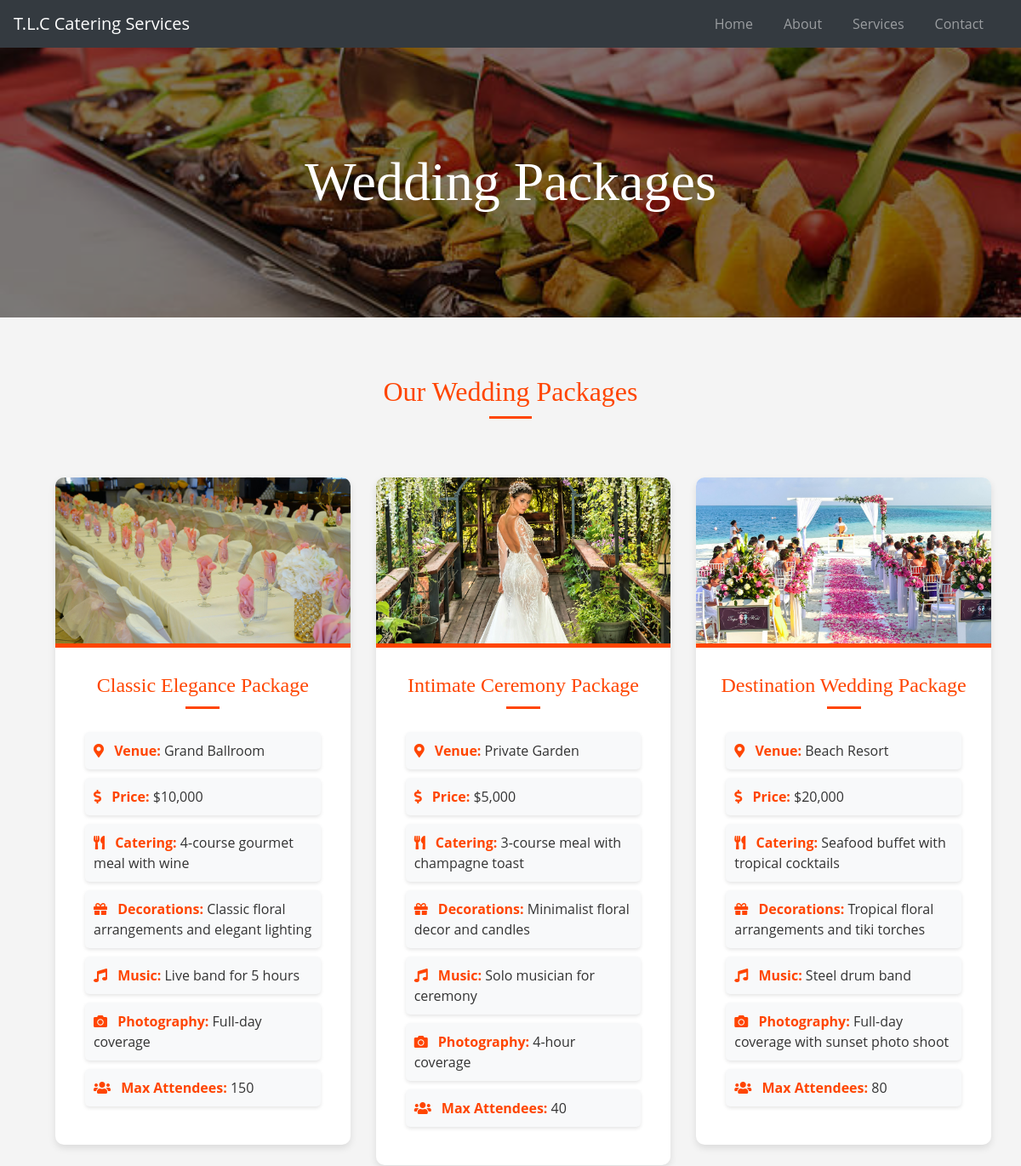
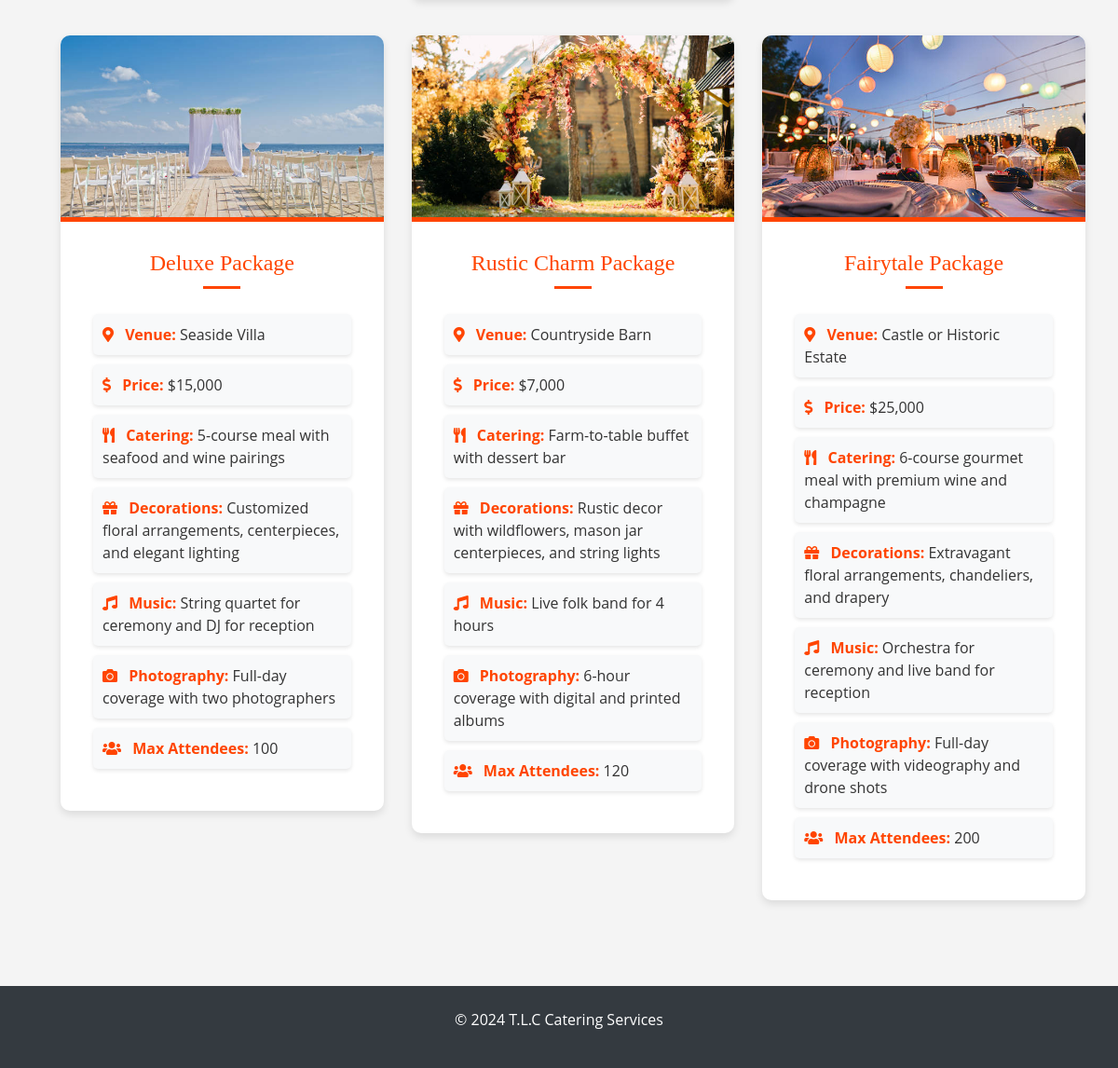
/wedding-packages, run on the app's committed database (2 pictures, top to bottom).
### tables this page shows
CREATE TABLE packages (
                packageID INTEGER PRIMARY KEY AUTOINCREMENT,
                name TEXT NOT NULL,
                description TEXT NOT NULL,
                type TEXT NOT NULL,
                image TEXT NOT NULL,
                max_attendees INTEGER NOT NULL DEFAULT 100
            );

### app.py (the view)
@app.route('/wedding-packages')
def wedding_packages():
    conn = get_db_connection()
    packages = conn.execute('SELECT * FROM packages WHERE type = ?', ('wedding',)).fetchall()
    conn.close()
    return render_template('wedding_packages.html', packages=packages)

### app.py (called while the page is built)
def get_db_connection():
    conn = sqlite3.connect(DATABASE)
    conn.row_factory = sqlite3.Row
    return conn

def regex_findall(value, pattern):
    return re.findall(pattern, value)

### templates/wedding_packages.html (shortened to what this page needs)
<!DOCTYPE html>
<html lang="en">
<head>
    <link href="https://stackpath.bootstrapcdn.com/bootstrap/4.5.2/css/bootstrap.min.css" rel="stylesheet">
    <link rel="stylesheet" href="{{ url_for('static', filename='style2.css') }}">
    <link rel="stylesheet" href="https://cdnjs.cloudflare.com/ajax/libs/font-awesome/5.15.4/css/all.min.css">
</head>
<body>
    <nav class="navbar navbar-expand-lg navbar-dark bg-dark">
        <a class="navbar-brand" href="/">T.L.C Catering Services</a>
        <div class="collapse navbar-collapse" id="navbarNav">
            <ul class="navbar-nav ml-auto">
                <li class="nav-item">
                    <a class="nav-link" href="/">Home</a>
                </li>
                <li class="nav-item">
                    <a class="nav-link" href="/about">About</a>
                </li>
                <li class="nav-item">
                    <a class="nav-link" href="/#services">Services</a>
                </li>
                <li class="nav-item">
                    {% if current_user.is_authenticated %}
                        <a class="nav-link" href="#" data-toggle="modal" data-target="#contactModal">Contact</a>
                    {% else %}
                        <a class="nav-link" href="#" onclick="showLoginMessage()">Contact</a>
                    {% endif %}
                </li>
            </ul>
        </div>
    </nav>
    <header class="hero-image">
        <div class="container text-center text-white">
            <h1>Wedding Packages</h1>
        </div>
    </header>
    <section id="wedding-packages" class="py-5">
        <div class="container">
            <h2 class="text-center mb-4">Our Wedding Packages</h2>
            <div class="row">
                {% for package in packages %}
                <div class="col-md-4">
                    <div class="card mb-4">
                        <img src="{{ url_for('static', filename='images/' ~ package['image']) }}" class="card-img-top" alt="{{ package['name'] }}">
                        <div class="card-body">
                            <h3 class="card-title">{{ package['name'] }}</h3>
                            <div class="package-details">
                                <div class="package-detail"><i class="fas fa-map-marker-alt"></i> <b>Venue:</b> {{ package['description'] | safe | regex_findall('<li><b>Venue:</b> (.*?)</li>') | first }}</div>
                                <div class="package-detail"><i class="fas fa-dollar-sign"></i> <b>Price:</b> {{ package['description'] | safe | regex_findall('<li><b>Price:</b> (.*?)</li>') | first }}</div>
                                <div class="package-detail"><i class="fas fa-utensils"></i> <b>Catering:</b> {{ package['description'] | safe | regex_findall('<li><b>Catering:</b> (.*?)</li>') | first }}</div>
                                <div class="package-detail"><i class="fas fa-gift"></i> <b>Decorations:</b> {{ package['description'] | safe | regex_findall('<li><b>Decorations:</b> (.*?)</li>') | first }}</div>
                                <div class="package-detail"><i class="fas fa-music"></i> <b>Music:</b> {{ package['description'] | safe | regex_findall('<li><b>Music:</b> (.*?)</li>') | first }}</div>
                                <div class="package-detail"><i class="fas fa-camera"></i> <b>Photography:</b> {{ package['description'] | safe | regex_findall('<li><b>Photography:</b> (.*?)</li>') | first }}</div>
                                <div class="package-detail"><i class="fas fa-users"></i> <b>Max Attendees:</b> {{ package['max_attendees'] }}</div>
                            </div>
                        </div>
                    </div>
                </div>
                {% endfor %}
            </div>
        </div>
    </section>
    <footer class="bg-dark text-white text-center py-4">
        <p>&copy; 2024 T.L.C Catering Services</p>
    </footer>
</body>
</html>

### static/style2.css (style rules this page uses)
body { font-family: 'Open Sans', sans-serif; background-color: #f4f4f4; color: #333; margin: 0; padding: 0; overflow-x: hidden; }
header { position: relative; background: url("/static/images/header-background.jpg") no-repeat center center; background-size: cover; color: white; padding: 100px 0; text-align: center; overflow: hidden; }
header::before { content: ''; position: absolute; top: 0; left: 0; right: 0; bottom: 0; background: rgba(0, 0, 0, 0.5); z-index: 1; animation: slideIn 1s ease-in-out; }
header h1 { margin: 0; font-size: 3.5em; font-family: 'Lobster', cursive; z-index: 2; position: relative; animation: fadeIn 2s ease-in-out; }
nav ul { list-style: none; padding: 0; margin: 0; text-align: center; }
nav ul li { display: inline; margin-right: 20px; }
nav ul li a { text-decoration: none; color: #fff; padding: 10px 20px; border-radius: 25px; transition: background-color 0.3s ease; }
section { padding: 50px 20px; }
h2 { text-align: center; margin-bottom: 20px; font-family: 'Lobster', cursive; color: #ff4500; position: relative; }
h2::after { content: ''; display: block; width: 50px; height: 3px; background: #ff4500; margin: 10px auto 0; }
footer { background-color: #333; color: #fff; padding: 20px; text-align: center; }
.hero-image { background: url("/static/images/hero.jpg") no-repeat center center; background-size: cover; color: white; padding: 100px 0; position: relative; overflow: hidden; }
.hero-image::before { content: ''; position: absolute; top: 0; left: 0; right: 0; bottom: 0; background: rgba(0, 0, 0, 0.5); z-index: 1; animation: slideIn 1s ease-in-out; }
.hero-image h1 { font-size: 4rem; font-family: 'Lobster', cursive; color: white; position: relative; z-index: 2; text-align: center; animation: fadeIn 2s ease-in-out; }
.card { display: flex; flex-direction: column; justify-content: space-between; border: none; background-color: #ffffff; box-shadow: 0 4px 8px rgba(0, 0, 0, 0.1); transition: transform 0.3s ease, box-shadow 0.3s ease; border-radius: 10px; overflow: hidden; width: 100%; max-width: 350px; margin: 15px; }
.card-title { font-family: 'Lobster', cursive; color: #ff4500; font-size: 1.5em; text-align: center; position: relative; margin-top: 10px; }
.card-title::after { content: ''; display: block; width: 40px; height: 3px; background: #ff4500; margin: 10px auto 0; }
.card-img-top { height: 200px; object-fit: cover; border-bottom: 5px solid #ff4500; transition: filter 0.3s ease; }
.package-details { padding: 15px; flex-grow: 1; }
.package-details .package-detail { margin-bottom: 10px; padding: 10px; background-color: #f8f9fa; border-radius: 5px; box-shadow: 0 2px 4px rgba(0, 0, 0, 0.1); position: relative; animation: floatIn 1s ease; }
.package-details .package-detail i { margin-right: 8px; color: #ff4500; }
.package-details .package-detail b { color: #ff4500; }
.container { display: flex; flex-wrap: wrap; justify-content: center; gap: 30px; padding: 20px; }

### data on the page
packages: image (picture), name "Classic Elegance Package", description|regex_findall "Grand Ballroom", description|regex_findall "$10,000", description|regex_findall "4-course gourmet meal with wine", description|regex_findall "Classic floral arrangements and elegant lighting", description|regex_findall "Live band for 5 hours", description|regex_findall "Full-day coverage", max_attendees "150"
packages: image (picture), name "Intimate Ceremony Package", description|regex_findall "Private Garden", description|regex_findall "$5,000", description|regex_findall "3-course meal with champagne toast", description|regex_findall "Minimalist floral decor and candles", description|regex_findall "Solo musician for ceremony", description|regex_findall "4-hour coverage", max_attendees "40"
packages: image (picture), name "Destination Wedding Package", description|regex_findall "Beach Resort", description|regex_findall "$20,000", description|regex_findall "Seafood buffet with tropical cocktails", description|regex_findall "Tropical floral arrangements and tiki torches", description|regex_findall "Steel drum band", description|regex_findall "Full-day coverage with sunset photo shoot", max_attendees "80"
packages: image (picture), name "Deluxe Package", description|regex_findall "Seaside Villa", description|regex_findall "$15,000", description|regex_findall "5-course meal with seafood and wine pairings", description|regex_findall "Customized floral arrangements, centerpieces, and elegant lighting", description|regex_findall "String quartet for ceremony and DJ for reception", description|regex_findall "Full-day coverage with two photographers", max_attendees "100"
packages: image (picture), name "Rustic Charm Package", description|regex_findall "Countryside Barn", description|regex_findall "$7,000", description|regex_findall "Farm-to-table buffet with dessert bar", description|regex_findall "Rustic decor with wildflowers, mason jar centerpieces, and string lights", description|regex_findall "Live folk band for 4 hours", description|regex_findall "6-hour coverage with digital and printed albums", max_attendees "120"
packages: image (picture), name "Fairytale Package", description|regex_findall "Castle or Historic Estate", description|regex_findall "$25,000", description|regex_findall "6-course gourmet meal with premium wine and champagne", description|regex_findall "Extravagant floral arrangements, chandeliers, and drapery", description|regex_findall "Orchestra for ceremony and live band for reception", description|regex_findall "Full-day coverage with videography and drone shots", max_attendees "200"
